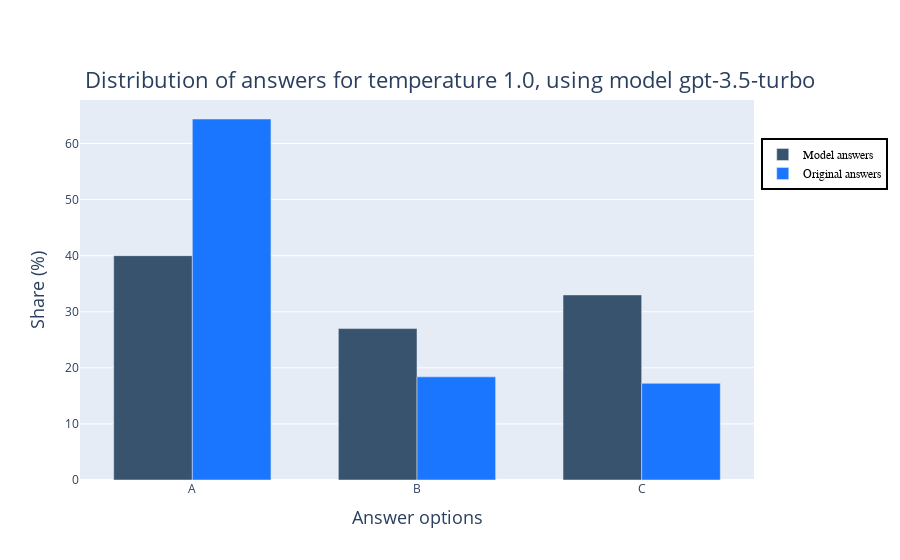

The cell this chart's notebook holds for it:
### Code cell
PT_plot_results(df)

### Figure 1 — Plotly figure (JSON) as saved in the notebook; plotly's stock layout.template omitted (floating-point values rounded to 4 significant figures)
{"data": [{"customdata": [100, 100, 100], "hovertemplate": "Percentage: %{y:.2f}%<br>Number of observations: %{customdata}<extra></extra>", "marker": {"color": "rgb(55, 83, 109)"}, "name": "Model answers", "type": "bar", "x": ["A", "B", "C"], "y": [40, 27, 33]}, {"customdata": [87, 87, 87], "hovertemplate": "Percentage: %{y:.2f}%<br>Number of observations: %{customdata}<extra></extra>", "marker": {"color": "rgb(26, 118, 255)"}, "name": "Original answers", "type": "bar", "x": ["A", "B", "C"], "y": [64.37, 18.39, 17.24]}], "layout": {"bargap": 0.3, "barmode": "group", "legend": {"bordercolor": "black", "borderwidth": 2, "font": {"color": "black", "family": "Arial", "size": 12}, "x": 1.01, "y": 0.9}, "title": {"font": {"size": 22}, "text": "Distribution of answers for temperature 1.0, using model gpt-3.5-turbo", "x": 0.5, "y": 0.87}, "xaxis": {"title": {"font": {"size": 18}, "text": "Answer options"}}, "yaxis": {"title": {"font": {"size": 18}, "text": "Share (%)"}}}}
